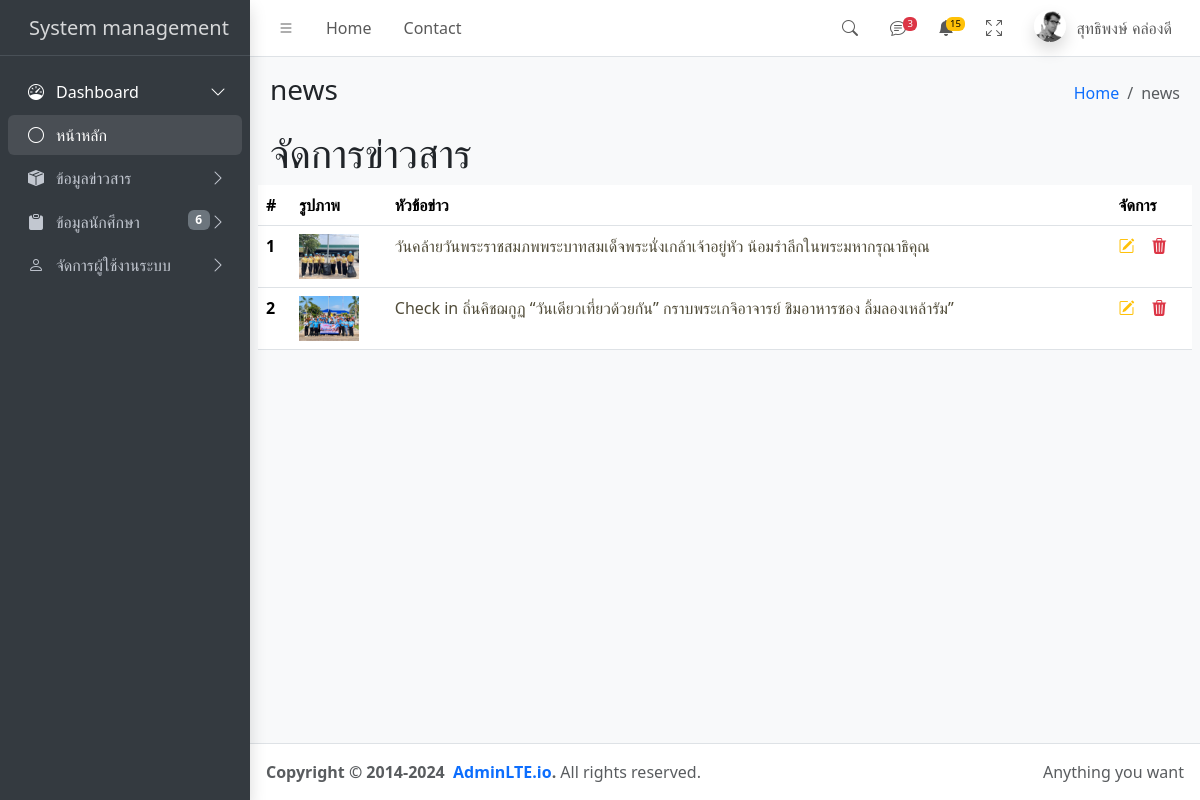
Screenshot of /admin?id=news (signed in) with the database file from the repository.
### tables this page shows
CREATE TABLE `news` (
  `news_id` int(11) NOT NULL,
  `news_title` varchar(500) DEFAULT NULL,
  `news_detail` varchar(1000) DEFAULT NULL,
  `news_img` varchar(200) DEFAULT NULL,
  `news_date` timestamp NOT NULL DEFAULT current_timestamp()
);

### admin/news.php (the view, shortened to what this page needs)
<?php
include_once "conn.php";
$sql = "SELECT * FROM news";
$result = $conn->query($sql);
?>
<h1>จัดการข่าวสาร</h1>
<table class="table">
  <thead>
    <tr>
      <th scope="col">#</th>
      <th scope="col">รูปภาพ</th>
      <th scope="col">หัวข้อข่าว</th>
      <th scope="col">จัดการ</th>
    </tr>
  </thead>
  <tbody>
    <?php
    if ($result->num_rows > 0) {
        $count=1;
        while($row = $result->fetch_assoc()) {
    ?>
    <tr>
      <th scope="row"><?=$count++?></th>
      <td><img src="../img/<?=$row["news_img"]?>" width="60" height="auto" alt=""></td>
      <td>
        <a href="?id=news_detail&news_id=<?=$row["news_id"]?>" style="text-decoration: none; color:#504B38;">
        <?=$row["news_detail"]?>
        </a>
      </td>
      <td>
        <a href="?id=update_news&news_id=<?=$row["news_id"]?>" style="text-decoration: none;">
          <i class="bi bi-pencil-square text-warning"></i>
        </a>&nbsp;&nbsp;
        <a href="delete_news.php?id=<?=$row["news_id"]?>&news_img=<?=$row["news_img"]?>" onclick="return confirm('คุณต้องการลบข้อมูลนี้หรือไม่?')">
          <i class="bi bi-trash3-fill text-danger"></i>
        </a>
      </td>
    </tr>
    <?php
        }
    } else {
        echo "0 results";
    }
    ?>
  </tbody>
</table>

### rows the page displays
news: news_img (picture), news_detail "วันคล้ายวันพระราชสมภพพระบาทสมเด็จพระนั่งเกล้าเจ้าอยู่หัว น้อมรำลึกในพระมหากรุณาธิคุณ"
news: news_img (picture), news_detail "Check in ถิ่นคิชฌกูฏ “วันเดียวเที่ยวด้วยกัน” กราบพระเกจิอาจารย์ ชิมอาหารชอง ลิ้มลองเหล้ารัม”"

### other values shown
$_SESSION["_name"] "สุทธิพงษ์ คล่องดี"
$id "news"
